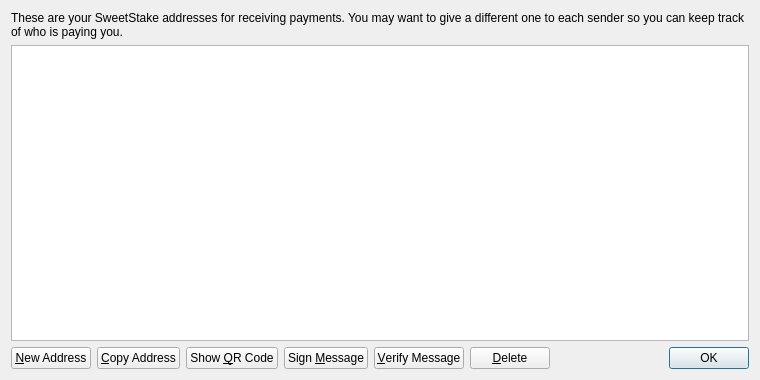
<?xml version="1.0" encoding="UTF-8"?>
<ui version="4.0">
 <class>AddressBookPage</class>
 <widget class="QWidget" name="AddressBookPage">
  <property name="geometry">
   <rect>
    <x>0</x>
    <y>0</y>
    <width>760</width>
    <height>380</height>
   </rect>
  </property>
  <property name="windowTitle">
   <string>Address Book</string>
  </property>
  <layout class="QVBoxLayout" name="verticalLayout">
   <item>
    <widget class="QLabel" name="labelExplanation">
     <property name="text">
      <string>These are your SweetStake addresses for receiving payments. You may want to give a different one to each sender so you can keep track of who is paying you.</string>
     </property>
     <property name="textFormat">
      <enum>Qt::PlainText</enum>
     </property>
     <property name="wordWrap">
      <bool>true</bool>
     </property>
    </widget>
   </item>
   <item>
    <widget class="QTableView" name="tableView">
     <property name="contextMenuPolicy">
      <enum>Qt::CustomContextMenu</enum>
     </property>
     <property name="toolTip">
      <string>Double-click to edit address or label</string>
     </property>
     <property name="tabKeyNavigation">
      <bool>false</bool>
     </property>
     <property name="alternatingRowColors">
      <bool>true</bool>
     </property>
     <property name="selectionMode">
      <enum>QAbstractItemView::SingleSelection</enum>
     </property>
     <property name="selectionBehavior">
      <enum>QAbstractItemView::SelectRows</enum>
     </property>
     <property name="sortingEnabled">
      <bool>true</bool>
     </property>
     <attribute name="verticalHeaderVisible">
      <bool>false</bool>
     </attribute>
    </widget>
   </item>
   <item>
    <layout class="QHBoxLayout" name="horizontalLayout">
     <item>
      <widget class="QPushButton" name="newAddressButton">
       <property name="toolTip">
        <string>Create a new address</string>
       </property>
       <property name="text">
        <string>&amp;New Address</string>
       </property>
       <property name="icon">
        <iconset resource="../bitcoin.qrc">
         <normaloff>:/icons/add</normaloff>:/icons/add</iconset>
       </property>
      </widget>
     </item>
     <item>
      <widget class="QPushButton" name="copyToClipboard">
       <property name="toolTip">
        <string>Copy the currently selected address to the system clipboard</string>
       </property>
       <property name="text">
        <string>&amp;Copy Address</string>
       </property>
       <property name="icon">
        <iconset resource="../bitcoin.qrc">
         <normaloff>:/icons/editcopy</normaloff>:/icons/editcopy</iconset>
       </property>
      </widget>
     </item>
     <item>
      <widget class="QPushButton" name="showQRCode">
       <property name="text">
        <string>Show &amp;QR Code</string>
       </property>
       <property name="icon">
        <iconset resource="../bitcoin.qrc">
         <normaloff>:/icons/qrcode</normaloff>:/icons/qrcode</iconset>
       </property>
      </widget>
     </item>
     <item>
      <widget class="QPushButton" name="signMessage">
       <property name="toolTip">
        <string>Sign a message to prove you own a SweetStake address</string>
       </property>
       <property name="text">
        <string>Sign &amp;Message</string>
       </property>
       <property name="icon">
        <iconset resource="../bitcoin.qrc">
         <normaloff>:/icons/edit</normaloff>:/icons/edit</iconset>
       </property>
      </widget>
     </item>
     <item>
      <widget class="QPushButton" name="verifyMessage">
       <property name="toolTip">
        <string>Verify a message to ensure it was signed with a specified SweetStake address</string>
       </property>
       <property name="text">
        <string>&amp;Verify Message</string>
       </property>
       <property name="icon">
        <iconset resource="../bitcoin.qrc">
         <normaloff>:/icons/transaction_0</normaloff>:/icons/transaction_0</iconset>
       </property>
      </widget>
     </item>
     <item>
      <widget class="QPushButton" name="deleteButton">
       <property name="toolTip">
        <string>Delete the currently selected address from the list</string>
       </property>
       <property name="text">
        <string>&amp;Delete</string>
       </property>
       <property name="icon">
        <iconset resource="../bitcoin.qrc">
         <normaloff>:/icons/remove</normaloff>:/icons/remove</iconset>
       </property>
      </widget>
     </item>
     <item>
      <spacer name="horizontalSpacer">
       <property name="orientation">
        <enum>Qt::Horizontal</enum>
       </property>
       <property name="sizeHint" stdset="0">
        <size>
         <width>40</width>
         <height>20</height>
        </size>
       </property>
      </spacer>
     </item>
     <item>
      <widget class="QDialogButtonBox" name="buttonBox">
       <property name="sizePolicy">
        <sizepolicy hsizetype="Maximum" vsizetype="Fixed">
         <horstretch>0</horstretch>
         <verstretch>0</verstretch>
        </sizepolicy>
       </property>
       <property name="standardButtons">
        <set>QDialogButtonBox::Ok</set>
       </property>
      </widget>
     </item>
    </layout>
   </item>
  </layout>
 </widget>
 <resources>
  <include location="../bitcoin.qrc"/>
 </resources>
 <connections/>
</ui>
